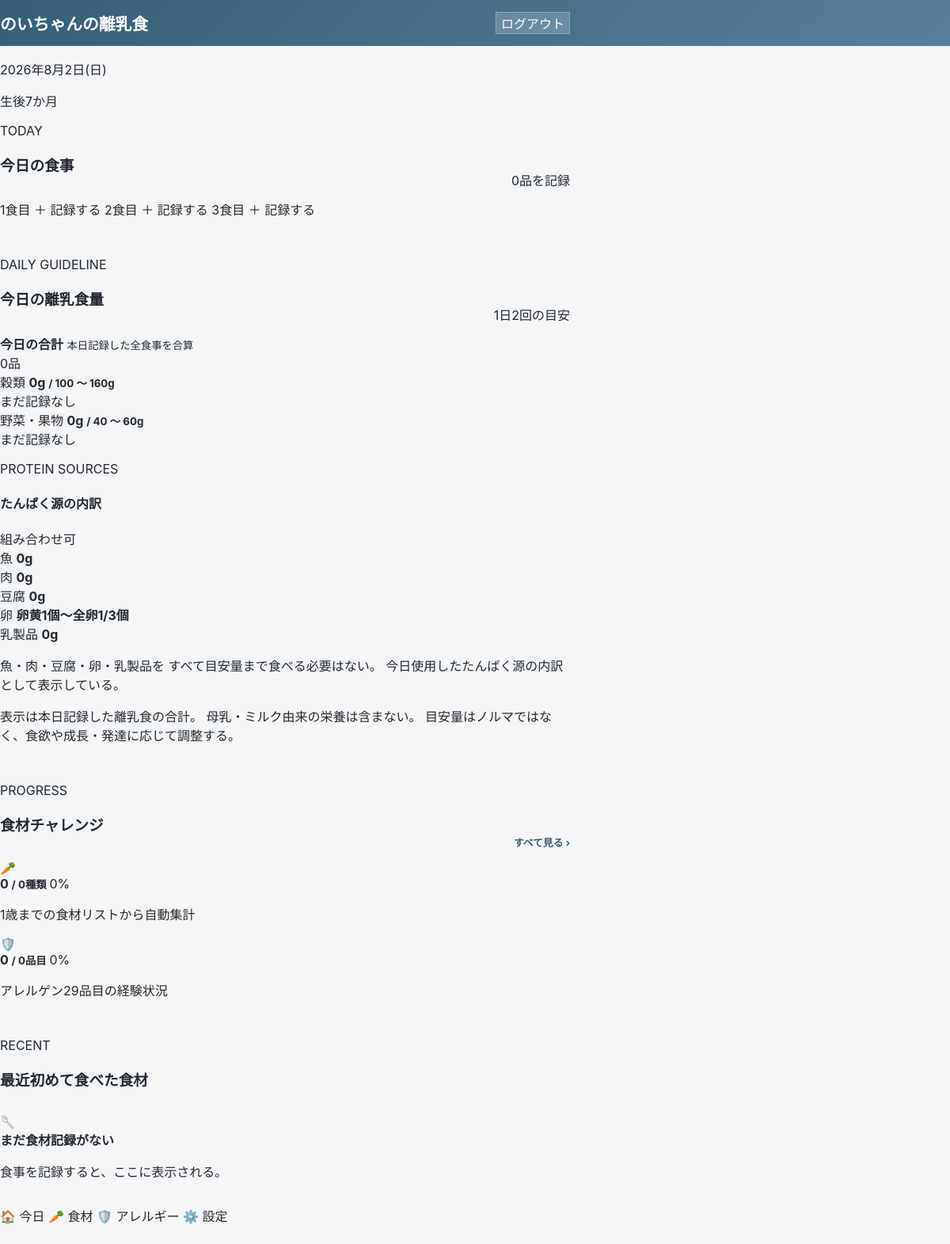
Screenshot of /feeding/ (signed in) with the database file from the repository.
### feeding/models.py (models this page shows, shortened)
class FeedingGuideline(models.Model):
    class Unit(models.TextChoices):
        GRAM = "g", "g"
        EGG = "egg", "個"
    min_age_months = models.PositiveSmallIntegerField(
        "開始月齢",
    )
    max_age_months = models.PositiveSmallIntegerField(
        "終了月齢",
    )
    feeding_group = models.ForeignKey(
        FeedingGroup,
        verbose_name="食品群",
        on_delete=models.CASCADE,
        related_name="guidelines",
    )
    minimum_amount = models.DecimalField(
        "最小量",
        max_digits=6,
        decimal_places=2,
        null=True,
        blank=True,
    )
    maximum_amount = models.DecimalField(
        "最大量",
        max_digits=6,
        decimal_places=2,
        null=True,
        blank=True,
    )
    unit = models.CharField(
        "単位",
        max_length=10,
        choices=Unit.choices,
        default=Unit.GRAM,
    )
    food_form_note = models.CharField(
        "食品形態・補足",
        max_length=200,
        blank=True,
    )
    display_note = models.CharField(
        "表示用注記",
        max_length=200,
        blank=True,
    )
    display_order = models.PositiveIntegerField(
        "表示順",
        default=0,
    )
    class Meta:
        verbose_name = "月齢別標準量"
        verbose_name_plural = "月齢別標準量"
        ordering = [
            "min_age_months",
            "display_order",
        ]
        constraints = [
            models.UniqueConstraint(
                fields=[
                    "min_age_months",
                    "max_age_months",
                    "feeding_group",
                ],
                name="unique_guideline_per_age_and_group",
            ),
        ]

class FeedingGroup(models.Model):
    class Code(models.TextChoices):
        GRAIN = "grain", "穀類"
        VEGETABLE_FRUIT = "vegetable_fruit", "野菜・果物"
        FISH = "fish", "魚"
        MEAT = "meat", "肉"
        TOFU = "tofu", "豆腐"
        EGG = "egg", "卵"
        DAIRY = "dairy", "乳製品"
        OTHER = "other", "比較対象外"
    code = models.CharField(
        "コード",
        max_length=30,
        choices=Code.choices,
        unique=True,
    )
    name = models.CharField(
        "食品群名",
        max_length=50,
    )
    display_order = models.PositiveIntegerField(
        "表示順",
        default=0,
    )
    is_active = models.BooleanField(
        "表示する",
        default=True,
    )
    class Meta:
        verbose_name = "標準量用食品群"
        verbose_name_plural = "標準量用食品群"
        ordering = ["display_order", "name"]

### feeding/views.py (the view)
@login_required
def today(request):
    baby = get_current_baby()
    today_date = timezone.localdate()
    meal_cards = []
    meals_by_number = {}
    today_item_count = 0
    age_months = None
    feeding_stage = None
    daily_guideline_summary = None
    total_food_count = 0
    eaten_food_count = 0
    food_progress_percent = 0
    total_allergen_count = 0
    eaten_allergen_count = 0
    allergen_progress_percent = 0
    recent_first_foods = []
    if baby:
        age_months = calculate_age_in_months(
            baby.birth_date,
            today_date,
        )
        feeding_stage = get_feeding_stage(age_months)
        meals = list(
            Meal.objects
            .filter(
                baby=baby,
                date=today_date,
            )
            .annotate(
                item_count_value=Count("items"),
            )
            .order_by("meal_number")
        )
        meals_by_number = {
            meal.meal_number: meal
            for meal in meals
        }
        today_item_count = sum(
            meal.item_count_value
            for meal in meals
        )
        recommended_meals = feeding_stage[
            "recommended_meals"
        ]
        if (
            7 <= age_months <= 18
            and recommended_meals > 0
        ):
            daily_guideline_summary = (
                get_daily_guideline_summary(
                    meals=meals,
                    age_months=age_months,
                    recommended_meals=recommended_meals,
                )
            )
    for meal_number, meal_label in Meal.MealNumber.choices:
        meal = meals_by_number.get(meal_number)
        meal_cards.append(
            {
                "number": meal_number,
                "label": meal_label,
                "meal": meal,
                "item_count": (
                    meal.item_count_value
                    if meal
                    else 0
                ),
            }
        )
    context = {
        "baby": baby,
        "today_date": today_date,
        "age_months": age_months,
        "feeding_stage": feeding_stage,
        "meal_cards": meal_cards,
        "today_item_count": today_item_count,
        "total_food_count": total_food_count,
        "eaten_food_count": eaten_food_count,
        "food_progress_percent": food_progress_percent,
        "daily_guideline_summary": daily_guideline_summary,
        "total_allergen_count": total_allergen_count,
        "eaten_allergen_count": eaten_allergen_count,
        "allergen_progress_percent": allergen_progress_percent,
        "recent_first_foods": recent_first_foods,
    }
    return render(
        request,
        "feeding/today.html",
        context,
    )

### feeding/templates/feeding/today.html (shortened to what this page needs)
{% extends "feeding/base.html" %}
{% block content %}
{% if baby %}
    <section class="dashboard-hero">
        <div class="dashboard-date-row">
            <p id="device-date" class="dashboard-date">
            </p>
            <span class="baby-age-badge">
                生後{{ age_months }}か月
            </span>
        </div>
    </section>
    <section class="dashboard-section">
        <div class="section-heading">
            <div>
                <p class="eyebrow">TODAY</p>
                <h3>今日の食事</h3>
            </div>
            <span class="section-summary">
                {{ today_item_count }}品を記録
            </span>
        </div>
        <div class="dashboard-meal-grid">
            {% for card in meal_cards %}
                <a
                    href="{% url 'feeding:meal_edit' card.number %}"
                    class="dashboard-meal-card{% if card.meal %} recorded{% endif %}"
                    data-meal-link
                >
                    <span class="meal-number-icon">
                        {{ card.number }}食目
                    </span>
                    {% if card.meal %}
                        <span class="meal-state recorded">
                            ✓ {{ card.item_count }}品
                        </span>
                    {% else %}
                        <span class="meal-state">
                            ＋ 記録する
                        </span>
                    {% endif %}
                </a>
            {% endfor %}
        </div>
    </section>
    <section class="dashboard-section">
        <div class="section-heading">
            <div>
                <p class="eyebrow">DAILY GUIDELINE</p>
                <h3>今日の離乳食量</h3>
            </div>
            <span class="section-summary">
                1日{{ feeding_stage.recommended_meals }}回の目安
            </span>
        </div>
        {% if age_months < 7 %}
            <div class="dashboard-empty-card">
                <span>🥄</span>
                <div>
                    <strong>少量から進める時期</strong>
                    <p>
                        子どもの様子を見ながら、
                        1日1回1さじずつ進める。
                    </p>
                </div>
            </div>
        {% elif age_months <= 18 %}
            {% if daily_guideline_summary %}
                <article class="meal-guideline-card">
                    <div class="daily-guideline-heading">
                        <div>
                            <strong>今日の合計</strong>
                            <small>
                                本日記録した全食事を合算
                            </small>
                        </div>
                        <span>
                            {{ today_item_count }}品
                        </span>
                    </div>
                    <div class="guideline-row-list">
                        {% for row in daily_guideline_summary.main_rows %}
                            <div class="guideline-row">
                                <div class="guideline-row-top">
                                    <span>
                                        {{ row.guideline.feeding_group.name }}
                                    </span>
                                    <strong>
                                        {{ row.actual|floatformat:"-2" }}g
                                        <small>
                                            /
                                            {{ row.daily_minimum|floatformat:"-2" }}
                                            〜
                                            {{ row.daily_maximum|floatformat:"-2" }}g
                                        </small>
                                    </strong>
                                </div>
                                <div class="guideline-status-text">
                                    {% if row.amount_status == "none" %}
                                        <span>まだ記録なし</span>
                                    {% elif row.amount_status == "below" %}
                                        <span>
                                            目安の下限より少なめ
                                        </span>
                                    {% elif row.amount_status == "within" %}
                                        <span class="within">
                                            目安の範囲内
                                        </span>
                                    {% elif row.amount_status == "above" %}
                                        <span class="above">
                                            目安量を超えている
                                        </span>
                                    {% endif %}
                                </div>
                            </div>
                        {% empty %}
                            <p class="empty-message">
                                この月齢の標準量が登録されていない。
                            </p>
                        {% endfor %}
                    </div>
                </article>
                <article class="protein-summary-card">
                    <div class="protein-summary-heading">
                        <div>
                            <p class="eyebrow">PROTEIN SOURCES</p>
                            <h4>たんぱく源の内訳</h4>
                        </div>
                        <span>組み合わせ可</span>
                    </div>
                    <div class="protein-source-grid">
                        {% for row in daily_guideline_summary.protein_rows %}
                            <div class="protein-source-item">
                                <span>
                                    {{ row.guideline.feeding_group.name }}
                                </span>
                                <strong>
                                    {% if row.guideline.unit == "g" %}
                                        {{ row.actual|floatformat:"-2" }}g
                                    {% else %}
                                        {{ row.guideline.food_form_note }}
                                    {% endif %}
                                </strong>
                            </div>
                        {% empty %}
                            <p class="empty-message">
                                たんぱく源の標準量が登録されていない。
                            </p>
                        {% endfor %}
                    </div>
                    <p>
                        魚・肉・豆腐・卵・乳製品を
                        すべて目安量まで食べる必要はない。
                        今日使用したたんぱく源の内訳として表示している。
                    </p>
                </article>
                <p class="guideline-general-note">
                    表示は本日記録した離乳食の合計。
                    母乳・ミルク由来の栄養は含まない。
                    目安量はノルマではなく、食欲や成長・発達に応じて調整する。
                </p>
            {% endif %}
        {% endif %}
    </section>
    <section class="dashboard-section">
        <div class="section-heading">
            <div>
                <p class="eyebrow">PROGRESS</p>
                <h3>食材チャレンジ</h3>
            </div>
            <a
                href="{% url 'feeding:food_list' %}"
                class="section-link"
            >
                すべて見る ›
            </a>
        </div>
        <a
            href="{% url 'feeding:food_list' %}"
            class="progress-dashboard-card food-progress-card"
        >
            <div class="progress-card-top">
                <div class="progress-card-icon">🥕</div>
                <div class="progress-card-numbers">
                    <strong>
                        {{ eaten_food_count }}
                        <small>/ {{ total_food_count }}種類</small>
                    </strong>
                    <span>{{ food_progress_percent }}%</span>
                </div>
            </div>
            <p>
                1歳までの食材リストから自動集計
            </p>
        </a>
        <a
            href="{% url 'feeding:allergen_list' %}"
            class="progress-dashboard-card allergen-progress-card"
        >
            <div class="progress-card-top">
                <div class="progress-card-icon">🛡️</div>
                <div class="progress-card-numbers">
                    <strong>
                        {{ eaten_allergen_count }}
                        <small>/ {{ total_allergen_count }}品目</small>
                    </strong>
                    <span>{{ allergen_progress_percent }}%</span>
                </div>
            </div>
            <p>
                アレルゲン29品目の経験状況
            </p>
            </a>
    </section>
    <section class="dashboard-section">
        <div class="section-heading">
            <div>
                <p class="eyebrow">RECENT</p>
                <h3>最近初めて食べた食材</h3>
            </div>
        </div>
        {% if recent_first_foods %}
            <div class="recent-food-list">
                {% for item in recent_first_foods %}
                    <a
                        href="{% url 'feeding:food_detail' item.food.id %}"
                        class="recent-food-row"
                    >
                        <span class="recent-food-icon">
                            ✨
                        </span>
                        <span class="recent-food-main">
                            <strong>{{ item.food.name }}</strong>
                            <small>
                                {{ item.food.category.name }}
                            </small>
                        </span>
                        <span class="recent-food-date">
                            {{ item.first_date|date:"n/j" }}
                        </span>
                        <span class="row-arrow">›</span>
                    </a>
                {% endfor %}
            </div>
        {% else %}
            <div class="dashboard-empty-card">
                <span>🥄</span>
                <div>
                    <strong>まだ食材記録がない</strong>
                    <p>
                        食事を記録すると、ここに表示される。
                    </p>
                </div>
            </div>
        {% endif %}
    </section>
{% endif %}
{% endblock %}

### rows the page displays
FeedingGuideline: guideline.feeding_group.name "穀類", actual "0", daily_minimum "100", daily_maximum "160"
FeedingGuideline: guideline.feeding_group.name "野菜・果物", actual "0", daily_minimum "40", daily_maximum "60"
FeedingGuideline: guideline.feeding_group.name "魚", actual "0"
FeedingGuideline: guideline.feeding_group.name "肉", actual "0"
FeedingGuideline: guideline.feeding_group.name "豆腐", actual "0"
FeedingGuideline: guideline.feeding_group.name "卵", guideline.food_form_note "卵黄1個〜全卵1/3個"
FeedingGuideline: guideline.feeding_group.name "乳製品", actual "0"

### other values shown
{{ age_months }} "7"
{{ today_item_count }} "0"
{{ card.number }} "1" "2" "3"
{{ feeding_stage.recommended_meals }} "2"
{{ eaten_food_count }} "0"
{{ total_food_count }} "0"
{{ food_progress_percent }} "0"
{{ eaten_allergen_count }} "0"
{{ total_allergen_count }} "0"
{{ allergen_progress_percent }} "0"
